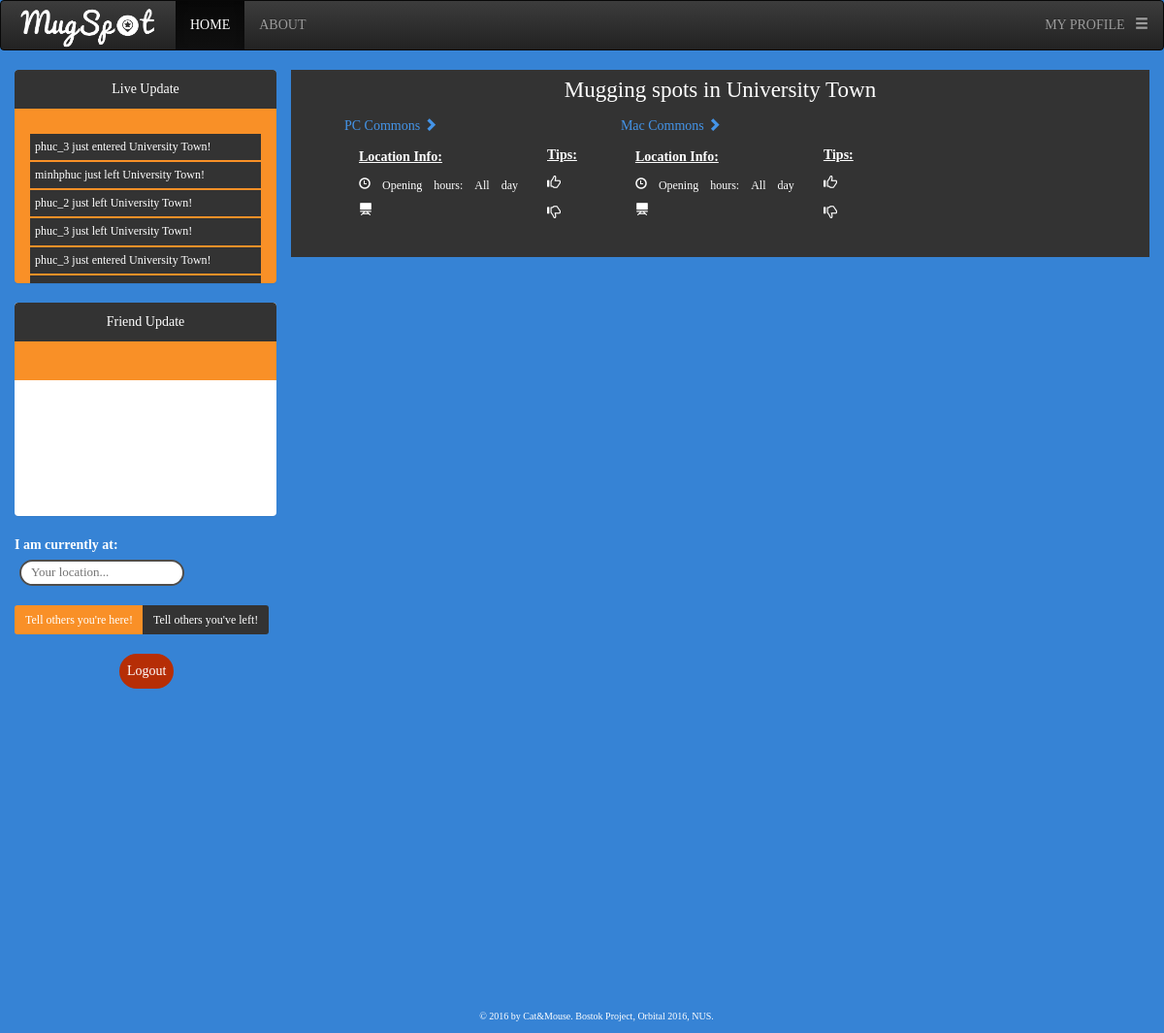
Before: /mugspot/1/ (signed in) with the older database file.
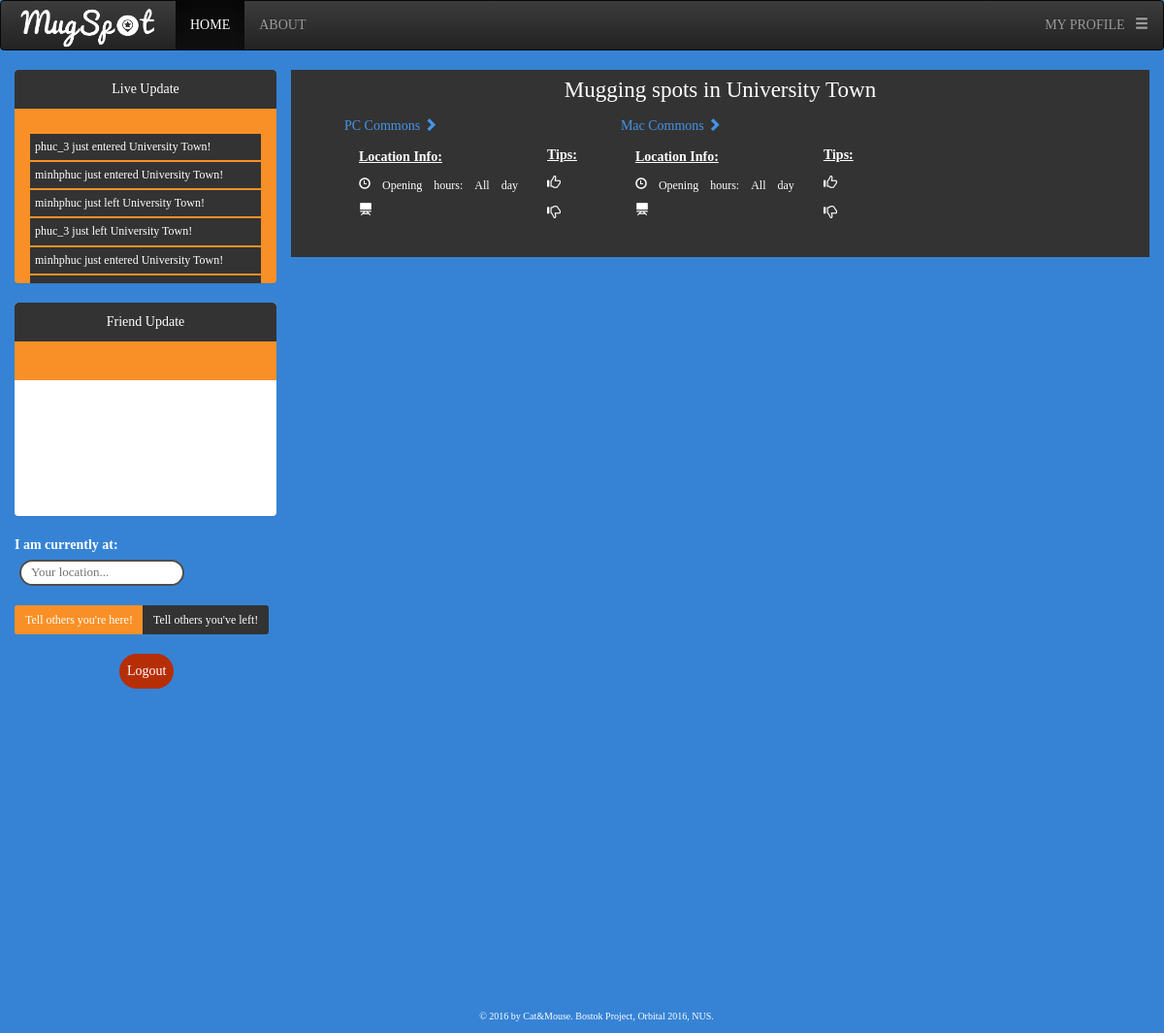
After: the same page with the newer database file.
### mugspot/models.py (models this page shows)
class LiveUpdate(models.Model):
	username = models.CharField(max_length=200, default="")
	status = models.BooleanField(default=True)
	date_time = models.DateTimeField(default=timezone.now)
	place = models.ForeignKey(MugSpot,
		on_delete=models.CASCADE,
		blank=True,
		null=True,
		)

class MugSpot(models.Model):
	ancestor_spot = models.ForeignKey(
		'self',
		on_delete=models.CASCADE,
		null=True,
		blank=True,
		)
	spot_name = models.CharField(max_length=200)
	capacity = models.IntegerField(default=0)
	occupied = models.IntegerField(default=0)
	detail_lvl = models.IntegerField(default=0)
	lat_lmt_min = models.FloatField(default=0)
	lat_lmt_max = models.FloatField(default=0)
	lng_lmt_min = models.FloatField(default=0)
	lng_lmt_max = models.FloatField(default=0)
	def __str__(self):
		return self.spot_name

### mugspot/views.py (the view, shortened to what this page needs)
# urls.py: url(r'^(?P<place_id>[0-9]+)/$', views.index, name='index'),
def index(request, place_id=0):
	def find_pos(usr):
		place_indicator = True
		user_pos = Position.objects.filter(user=usr)
		if len(user_pos) == 0:
			return "No position object yet"
		user_pos = user_pos[0]
		all_places = MugSpot.objects.all()
		for place in all_places:
			if (place.lat_lmt_min <= user_pos.latitude <= place.lat_lmt_max) and (place.lng_lmt_min <= user_pos.longitude <= place.lng_lmt_max):
				return (place_indicator,place)
			else:
				pass
		place_indicator = False
		return (place_indicator,0)
	ancestor_place = MugSpot.objects.filter(id=place_id)
	user_1 = request.user
	user_indicator = 0 # Used to check if the user is logged in
	if (user_1.is_authenticated()):
		user_indicator = 1
	else:
		user_indicator = 0
	sessions = Session.objects.all().order_by('-expire_date')
	live_update_list = LiveUpdate.objects.all().order_by('date_time')
	"""
	all_curr_users_p = []
	all_curr_users = []
	for session in sessions:
		data = session.get_decoded()
		user_s = User.objects.filter(id=data['_auth_user_id'])[0]
		res_find_pos = find_pos(user_s) #Determine the user's location to be within the mugspots or outside the mugspots
		if res_find_pos == "No position object yet":
			pass
		else:
			user_p = Position.objects.filter(user=user_s)[0]
			all_curr_users_p.append(user_p)
			all_curr_users.append(user_s.username)
			"""
	if (len(ancestor_place)>0):
		list_places = MugSpot.objects.filter(ancestor_spot=ancestor_place[0]).order_by('-spot_name')
		return render(request, 'mugspot/index.html', {
				'list_places':list_places,
				'place':ancestor_place[0].__str__,
				'user_indicator': user_indicator,
				'username': user_1.username,
				'live_update_list': live_update_list,
				'user': user_1,
			})

### mugspot/templates/mugspot/index.html (shortened to what the changed rows need)
<!DOCTYPE html>
<html lang="en">
	<head>
		<link rel="stylesheet" href="https://maxcdn.bootstrapcdn.com/bootstrap/3.3.6/css/bootstrap-theme.min.css">
		<link rel="stylesheet" href="https://maxcdn.bootstrapcdn.com/bootstrap/3.3.6/css/bootstrap.min.css">
	</head>
	<body>
		{% load staticfiles %}
		<div class="row">
			<div class="container-fluid">
				<div class = "col-md-3" style="padding:0px;">
					<div class="container-fluid">
						{% if user_indicator == 0 %}
						<div class="panel panel-default" style="height:310px;" >
							<div class="panel-heading"> Live Update </div>
							<div class="panel-body">
								<div id="live_update">
									<ul>
									{% for live_update_element in live_update_list %}
										{% if live_update_element.place == null and live_update_element.status == True %}
										<li>
											{{ live_update_element.username }} just entered a new MugSpot!
										</li>
											{% elif live_update_element.place == null and live_update_element.status != True %}
										<li>
											{{ live_update_element.username }} just left a new MugSpot!
										</li>
											{% elif live_update_element.place != null and live_update_element.status != True %}
										<li>
											{{ live_update_element.username }} just left {{ live_update_element.place.spot_name }}!
										</li>
											{% else %}
										<li>
											{{ live_update_element.username }} just entered {{ live_update_element.place.spot_name }}!
										</li>
											{% endif %}
										{% endfor %}
									</ul>
								</div>
							</div>
						</div>
						<div class="panel panel-default" style ="height:310px;">
							<div class="panel-heading"> Friend Update </div>
							<div class="panel-body">
								<div id="friend_update">
									<ul>
										{% for friend_update in friend_update_list %}
										{% if friend_update.mug_spot == "" and friend_update.status == True %}
										<li>
											{{ friend_update.sender.username }} just entered a new Mug Spot!
										</li>
										{% elif friend_update.mug_spot == "" and friend_update.status != True %}
										<li>
											{{ friend_update.sender.username }} just left a new Mug Spot!
										</li>
										{% elif friend_update.mug_spot != "" and friend_update.status != True %}
										<li>
											{{ friend_update.sender.username }} just left {{ friend_update.mug_spot }}!
										</li>
										{% else %}
										<li>
											{{ friend_update.sender.username }} just entered {{ friend_update.mug_spot }}!
										</li>
										{% endif %}
										{% endfor %}
									</ul>
								</div>
							</div>
						</div>
						{% else %}
						<div class="panel panel-default" style="height:220px;" >
							<div class="panel-body">
								<div id="live_update">
									<ul>
									{% for live_update_element in live_update_list %}
										{% if live_update_element.place == null and live_update_element.status == True %}
										<li>
											{{ live_update_element.username }} just entered a new MugSpot!
										</li>
											{% elif live_update_element.place == null and live_update_element.status != True %}
										<li>
											{{ live_update_element.username }} just left a new MugSpot!
										</li>
											{% elif live_update_element.place != null and live_update_element.status != True %}
										<li>
											{{ live_update_element.username }} just left {{ live_update_element.place.spot_name }}!
										</li>
											{% else %}
										<li>
											{{ live_update_element.username }} just entered {{ live_update_element.place.spot_name }}!
										</li>
											{% endif %}
										{% endfor %}
									</ul>
								</div>
							</div>
						</div>
						<br>
						{% endif %}
					</div>
				</div>
				<div class = "col-md-9" style="padding-left:0px">
					<div style="background-color: #333333; padding-top:5px; padding-bottom:5px;">
						<ul>
						<table>
							<tr>
								{% for place in list_places %}
								<td style ="padding:0 15px 0 15px">
									<p>
			    		 				<a href="#"> {{ place.spot_name }}</a>
			  							<a href="{% url 'mugspot:index' place.id %}"> <span class="glyphicon glyphicon-chevron-right"></span> </a>
			  							<div class="blockquote">
			  								<table>
			  									<tr>
			  										<td style ="padding:0 15px 0 15px">
												    	<p><u><b>Location Info: </b> </u> </p>
												    	<h6> <span class="glyphicon glyphicon-time""> Opening hours: All day </span></h6>
												    	<p> <span class="glyphicon glyphicon-blackboard""> </span></p>
												    </td>
												    <td style ="padding:0 15px 0 15px">
												    	<p><u><b>Tips: </b> </u> </p>
												    	<p> <span class="glyphicon glyphicon-thumbs-up"> </span></p>
												    	<p> <span class="glyphicon glyphicon-thumbs-down"> </span></p>
											    	</td>
											    </tr>
											</table>
										</div>
									</p>
								</td>
								{% endfor %}
							</tr>
						</table>
						</ul>
					</div>
				</div>
			</div>
		</div>
	</body>
</html>

Changed rows visible on the page:
removed LiveUpdate: username "phuc_2", place.spot_name "University Town"
removed LiveUpdate: username "phuc_3", place.spot_name "University Town"
now on this page (row unchanged): LiveUpdate: username "minhphuc", place.spot_name "University Town"
now on this page (row unchanged): LiveUpdate: username "minhphuc", place.spot_name "University Town"
